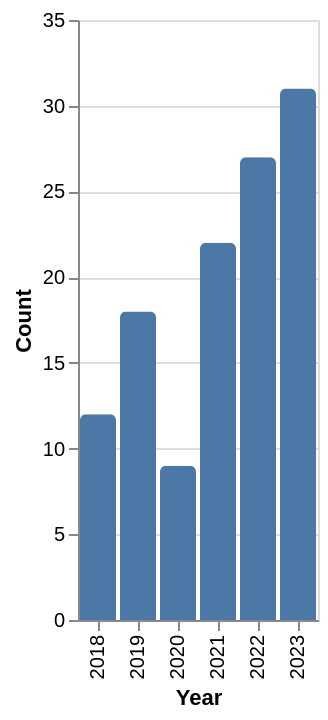

Describe this chart as a Vega-Lite specification.
### Vega-Lite specification from a JSON file in a GitHub repository (floating-point values rounded to 4 significant figures)
{"$schema": "https://vega.github.io/schema/vega-lite/v5.json", "description": "Placeholder chart — replace with your Altair export.", "width": "container", "height": 300, "data": {"values": [{"year": 2018, "count": 12}, {"year": 2019, "count": 18}, {"year": 2020, "count": 9}, {"year": 2021, "count": 22}, {"year": 2022, "count": 27}, {"year": 2023, "count": 31}]}, "mark": {"type": "bar", "cornerRadiusEnd": 3}, "encoding": {"x": {"field": "year", "type": "ordinal", "title": "Year"}, "y": {"field": "count", "type": "quantitative", "title": "Count"}, "tooltip": [{"field": "year", "type": "ordinal"}, {"field": "count", "type": "quantitative"}]}}
